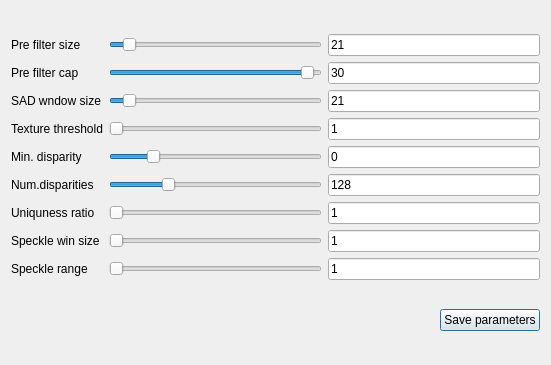
<?xml version="1.0" encoding="UTF-8"?>
<ui version="4.0">
 <class>AdjustBMParam</class>
 <widget class="QDialog" name="AdjustBMParam">
  <property name="geometry">
   <rect>
    <x>0</x>
    <y>0</y>
    <width>551</width>
    <height>365</height>
   </rect>
  </property>
  <property name="windowTitle">
   <string>BM Parameters</string>
  </property>
  <layout class="QVBoxLayout" name="verticalLayout">
   <item>
    <layout class="QGridLayout" name="gridLayout">
     <item row="0" column="0">
      <widget class="QLabel" name="label">
       <property name="text">
        <string>Pre filter size</string>
       </property>
      </widget>
     </item>
     <item row="0" column="1">
      <widget class="QSlider" name="preFilterSz">
       <property name="minimum">
        <number>5</number>
       </property>
       <property name="maximum">
        <number>255</number>
       </property>
       <property name="value">
        <number>21</number>
       </property>
       <property name="orientation">
        <enum>Qt::Horizontal</enum>
       </property>
      </widget>
     </item>
     <item row="0" column="2">
      <widget class="QLineEdit" name="pSz">
       <property name="text">
        <string>21</string>
       </property>
      </widget>
     </item>
     <item row="1" column="0">
      <widget class="QLabel" name="label_2">
       <property name="text">
        <string>Pre filter cap</string>
       </property>
      </widget>
     </item>
     <item row="1" column="1">
      <widget class="QSlider" name="preFilterCap">
       <property name="minimum">
        <number>1</number>
       </property>
       <property name="maximum">
        <number>31</number>
       </property>
       <property name="value">
        <number>30</number>
       </property>
       <property name="orientation">
        <enum>Qt::Horizontal</enum>
       </property>
      </widget>
     </item>
     <item row="1" column="2">
      <widget class="QLineEdit" name="pCap">
       <property name="text">
        <string>30</string>
       </property>
      </widget>
     </item>
     <item row="2" column="0">
      <widget class="QLabel" name="label_3">
       <property name="text">
        <string>SAD wndow size</string>
       </property>
      </widget>
     </item>
     <item row="2" column="1">
      <widget class="QSlider" name="SADWndSz">
       <property name="minimum">
        <number>5</number>
       </property>
       <property name="maximum">
        <number>255</number>
       </property>
       <property name="singleStep">
        <number>2</number>
       </property>
       <property name="value">
        <number>21</number>
       </property>
       <property name="orientation">
        <enum>Qt::Horizontal</enum>
       </property>
      </widget>
     </item>
     <item row="2" column="2">
      <widget class="QLineEdit" name="sadSz">
       <property name="text">
        <string>21</string>
       </property>
      </widget>
     </item>
     <item row="3" column="0">
      <widget class="QLabel" name="label_4">
       <property name="text">
        <string>Texture threshold</string>
       </property>
      </widget>
     </item>
     <item row="3" column="1">
      <widget class="QSlider" name="textureth">
       <property name="minimum">
        <number>1</number>
       </property>
       <property name="maximum">
        <number>200</number>
       </property>
       <property name="orientation">
        <enum>Qt::Horizontal</enum>
       </property>
      </widget>
     </item>
     <item row="3" column="2">
      <widget class="QLineEdit" name="textTh">
       <property name="text">
        <string>1</string>
       </property>
      </widget>
     </item>
     <item row="4" column="0">
      <widget class="QLabel" name="label_5">
       <property name="text">
        <string>Min. disparity</string>
       </property>
      </widget>
     </item>
     <item row="4" column="1">
      <widget class="QSlider" name="minDisp">
       <property name="minimum">
        <number>-30</number>
       </property>
       <property name="maximum">
        <number>130</number>
       </property>
       <property name="orientation">
        <enum>Qt::Horizontal</enum>
       </property>
      </widget>
     </item>
     <item row="4" column="2">
      <widget class="QLineEdit" name="minDisp_2">
       <property name="text">
        <string>0</string>
       </property>
      </widget>
     </item>
     <item row="5" column="0">
      <widget class="QLabel" name="label_6">
       <property name="text">
        <string>Num.disparities</string>
       </property>
      </widget>
     </item>
     <item row="5" column="1">
      <widget class="QSlider" name="numDisp">
       <property name="minimum">
        <number>1</number>
       </property>
       <property name="maximum">
        <number>20</number>
       </property>
       <property name="singleStep">
        <number>16</number>
       </property>
       <property name="pageStep">
        <number>16</number>
       </property>
       <property name="value">
        <number>6</number>
       </property>
       <property name="orientation">
        <enum>Qt::Horizontal</enum>
       </property>
       <property name="tickPosition">
        <enum>QSlider::NoTicks</enum>
       </property>
       <property name="tickInterval">
        <number>0</number>
       </property>
      </widget>
     </item>
     <item row="5" column="2">
      <widget class="QLineEdit" name="numDisp_2">
       <property name="text">
        <string>128</string>
       </property>
      </widget>
     </item>
     <item row="6" column="0">
      <widget class="QLabel" name="label_7">
       <property name="text">
        <string>Uniquness ratio</string>
       </property>
      </widget>
     </item>
     <item row="6" column="1">
      <widget class="QSlider" name="uniq">
       <property name="minimum">
        <number>1</number>
       </property>
       <property name="maximum">
        <number>200</number>
       </property>
       <property name="orientation">
        <enum>Qt::Horizontal</enum>
       </property>
      </widget>
     </item>
     <item row="6" column="2">
      <widget class="QLineEdit" name="uniqRatio">
       <property name="text">
        <string>1</string>
       </property>
      </widget>
     </item>
     <item row="7" column="0">
      <widget class="QLabel" name="label_8">
       <property name="text">
        <string>Speckle win size</string>
       </property>
      </widget>
     </item>
     <item row="7" column="1">
      <widget class="QSlider" name="speckleWndSz">
       <property name="minimum">
        <number>1</number>
       </property>
       <property name="orientation">
        <enum>Qt::Horizontal</enum>
       </property>
      </widget>
     </item>
     <item row="7" column="2">
      <widget class="QLineEdit" name="spkSz">
       <property name="text">
        <string>1</string>
       </property>
      </widget>
     </item>
     <item row="8" column="0">
      <widget class="QLabel" name="label_9">
       <property name="text">
        <string>Speckle range</string>
       </property>
      </widget>
     </item>
     <item row="8" column="1">
      <widget class="QSlider" name="specklerange">
       <property name="minimum">
        <number>1</number>
       </property>
       <property name="orientation">
        <enum>Qt::Horizontal</enum>
       </property>
      </widget>
     </item>
     <item row="8" column="2">
      <widget class="QLineEdit" name="spkRag">
       <property name="text">
        <string>1</string>
       </property>
      </widget>
     </item>
    </layout>
   </item>
   <item>
    <layout class="QHBoxLayout" name="horizontalLayout">
     <item>
      <spacer name="horizontalSpacer">
       <property name="orientation">
        <enum>Qt::Horizontal</enum>
       </property>
       <property name="sizeHint" stdset="0">
        <size>
         <width>378</width>
         <height>20</height>
        </size>
       </property>
      </spacer>
     </item>
     <item>
      <widget class="QPushButton" name="tryBtn">
       <property name="text">
        <string>Save parameters</string>
       </property>
      </widget>
     </item>
    </layout>
   </item>
  </layout>
 </widget>
 <resources/>
 <connections>
  <connection>
   <sender>preFilterSz</sender>
   <signal>sliderMoved(int)</signal>
   <receiver>AdjustBMParam</receiver>
   <slot>updateFilterSize()</slot>
   <hints>
    <hint type="sourcelabel">
     <x>148</x>
     <y>18</y>
    </hint>
    <hint type="destinationlabel">
     <x>82</x>
     <y>6</y>
    </hint>
   </hints>
  </connection>
  <connection>
   <sender>preFilterCap</sender>
   <signal>sliderMoved(int)</signal>
   <receiver>AdjustBMParam</receiver>
   <slot>updateFilterCap()</slot>
   <hints>
    <hint type="sourcelabel">
     <x>148</x>
     <y>65</y>
    </hint>
    <hint type="destinationlabel">
     <x>222</x>
     <y>49</y>
    </hint>
   </hints>
  </connection>
  <connection>
   <sender>SADWndSz</sender>
   <signal>sliderMoved(int)</signal>
   <receiver>AdjustBMParam</receiver>
   <slot>updateSADWinSz()</slot>
   <hints>
    <hint type="sourcelabel">
     <x>148</x>
     <y>98</y>
    </hint>
    <hint type="destinationlabel">
     <x>54</x>
     <y>57</y>
    </hint>
   </hints>
  </connection>
  <connection>
   <sender>textureth</sender>
   <signal>sliderMoved(int)</signal>
   <receiver>AdjustBMParam</receiver>
   <slot>updateTexture()</slot>
   <hints>
    <hint type="sourcelabel">
     <x>148</x>
     <y>131</y>
    </hint>
    <hint type="destinationlabel">
     <x>82</x>
     <y>109</y>
    </hint>
   </hints>
  </connection>
  <connection>
   <sender>minDisp</sender>
   <signal>sliderMoved(int)</signal>
   <receiver>AdjustBMParam</receiver>
   <slot>updateMinDisp()</slot>
   <hints>
    <hint type="sourcelabel">
     <x>148</x>
     <y>164</y>
    </hint>
    <hint type="destinationlabel">
     <x>2</x>
     <y>143</y>
    </hint>
   </hints>
  </connection>
  <connection>
   <sender>numDisp</sender>
   <signal>sliderMoved(int)</signal>
   <receiver>AdjustBMParam</receiver>
   <slot>updateMaxDisp()</slot>
   <hints>
    <hint type="sourcelabel">
     <x>148</x>
     <y>197</y>
    </hint>
    <hint type="destinationlabel">
     <x>222</x>
     <y>175</y>
    </hint>
   </hints>
  </connection>
  <connection>
   <sender>uniq</sender>
   <signal>sliderMoved(int)</signal>
   <receiver>AdjustBMParam</receiver>
   <slot>updtaeUniq()</slot>
   <hints>
    <hint type="sourcelabel">
     <x>148</x>
     <y>230</y>
    </hint>
    <hint type="destinationlabel">
     <x>222</x>
     <y>225</y>
    </hint>
   </hints>
  </connection>
  <connection>
   <sender>speckleWndSz</sender>
   <signal>sliderMoved(int)</signal>
   <receiver>AdjustBMParam</receiver>
   <slot>updateSpeckSz()</slot>
   <hints>
    <hint type="sourcelabel">
     <x>148</x>
     <y>263</y>
    </hint>
    <hint type="destinationlabel">
     <x>116</x>
     <y>268</y>
    </hint>
   </hints>
  </connection>
  <connection>
   <sender>specklerange</sender>
   <signal>sliderMoved(int)</signal>
   <receiver>AdjustBMParam</receiver>
   <slot>updateSpeckRange()</slot>
   <hints>
    <hint type="sourcelabel">
     <x>148</x>
     <y>296</y>
    </hint>
    <hint type="destinationlabel">
     <x>163</x>
     <y>290</y>
    </hint>
   </hints>
  </connection>
  <connection>
   <sender>preFilterSz</sender>
   <signal>sliderReleased()</signal>
   <receiver>AdjustBMParam</receiver>
   <slot>tryParam()</slot>
   <hints>
    <hint type="sourcelabel">
     <x>148</x>
     <y>22</y>
    </hint>
    <hint type="destinationlabel">
     <x>222</x>
     <y>5</y>
    </hint>
   </hints>
  </connection>
  <connection>
   <sender>preFilterCap</sender>
   <signal>sliderReleased()</signal>
   <receiver>AdjustBMParam</receiver>
   <slot>tryParam()</slot>
   <hints>
    <hint type="sourcelabel">
     <x>148</x>
     <y>65</y>
    </hint>
    <hint type="destinationlabel">
     <x>222</x>
     <y>32</y>
    </hint>
   </hints>
  </connection>
  <connection>
   <sender>SADWndSz</sender>
   <signal>sliderReleased()</signal>
   <receiver>AdjustBMParam</receiver>
   <slot>tryParam()</slot>
   <hints>
    <hint type="sourcelabel">
     <x>148</x>
     <y>98</y>
    </hint>
    <hint type="destinationlabel">
     <x>222</x>
     <y>60</y>
    </hint>
   </hints>
  </connection>
  <connection>
   <sender>textureth</sender>
   <signal>sliderReleased()</signal>
   <receiver>AdjustBMParam</receiver>
   <slot>tryParam()</slot>
   <hints>
    <hint type="sourcelabel">
     <x>148</x>
     <y>131</y>
    </hint>
    <hint type="destinationlabel">
     <x>222</x>
     <y>82</y>
    </hint>
   </hints>
  </connection>
  <connection>
   <sender>minDisp</sender>
   <signal>sliderReleased()</signal>
   <receiver>AdjustBMParam</receiver>
   <slot>tryParam()</slot>
   <hints>
    <hint type="sourcelabel">
     <x>148</x>
     <y>164</y>
    </hint>
    <hint type="destinationlabel">
     <x>222</x>
     <y>109</y>
    </hint>
   </hints>
  </connection>
  <connection>
   <sender>numDisp</sender>
   <signal>sliderReleased()</signal>
   <receiver>AdjustBMParam</receiver>
   <slot>tryParam()</slot>
   <hints>
    <hint type="sourcelabel">
     <x>148</x>
     <y>197</y>
    </hint>
    <hint type="destinationlabel">
     <x>222</x>
     <y>135</y>
    </hint>
   </hints>
  </connection>
  <connection>
   <sender>uniq</sender>
   <signal>sliderReleased()</signal>
   <receiver>AdjustBMParam</receiver>
   <slot>tryParam()</slot>
   <hints>
    <hint type="sourcelabel">
     <x>148</x>
     <y>230</y>
    </hint>
    <hint type="destinationlabel">
     <x>222</x>
     <y>164</y>
    </hint>
   </hints>
  </connection>
  <connection>
   <sender>speckleWndSz</sender>
   <signal>sliderReleased()</signal>
   <receiver>AdjustBMParam</receiver>
   <slot>tryParam()</slot>
   <hints>
    <hint type="sourcelabel">
     <x>148</x>
     <y>263</y>
    </hint>
    <hint type="destinationlabel">
     <x>222</x>
     <y>189</y>
    </hint>
   </hints>
  </connection>
  <connection>
   <sender>specklerange</sender>
   <signal>sliderReleased()</signal>
   <receiver>AdjustBMParam</receiver>
   <slot>tryParam()</slot>
   <hints>
    <hint type="sourcelabel">
     <x>148</x>
     <y>296</y>
    </hint>
    <hint type="destinationlabel">
     <x>222</x>
     <y>246</y>
    </hint>
   </hints>
  </connection>
  <connection>
   <sender>tryBtn</sender>
   <signal>clicked()</signal>
   <receiver>AdjustBMParam</receiver>
   <slot>saveParameters()</slot>
   <hints>
    <hint type="sourcelabel">
     <x>418</x>
     <y>346</y>
    </hint>
    <hint type="destinationlabel">
     <x>222</x>
     <y>321</y>
    </hint>
   </hints>
  </connection>
 </connections>
 <slots>
  <slot>tryParam()</slot>
  <slot>updateFilterSize()</slot>
  <slot>updateFilterCap()</slot>
  <slot>updateSADWinSz()</slot>
  <slot>updateTexture()</slot>
  <slot>updateSpeckSz()</slot>
  <slot>updateSpeckRange()</slot>
  <slot>updtaeUniq()</slot>
  <slot>updateMinDisp()</slot>
  <slot>updateMaxDisp()</slot>
  <slot>saveParameters()</slot>
 </slots>
</ui>
